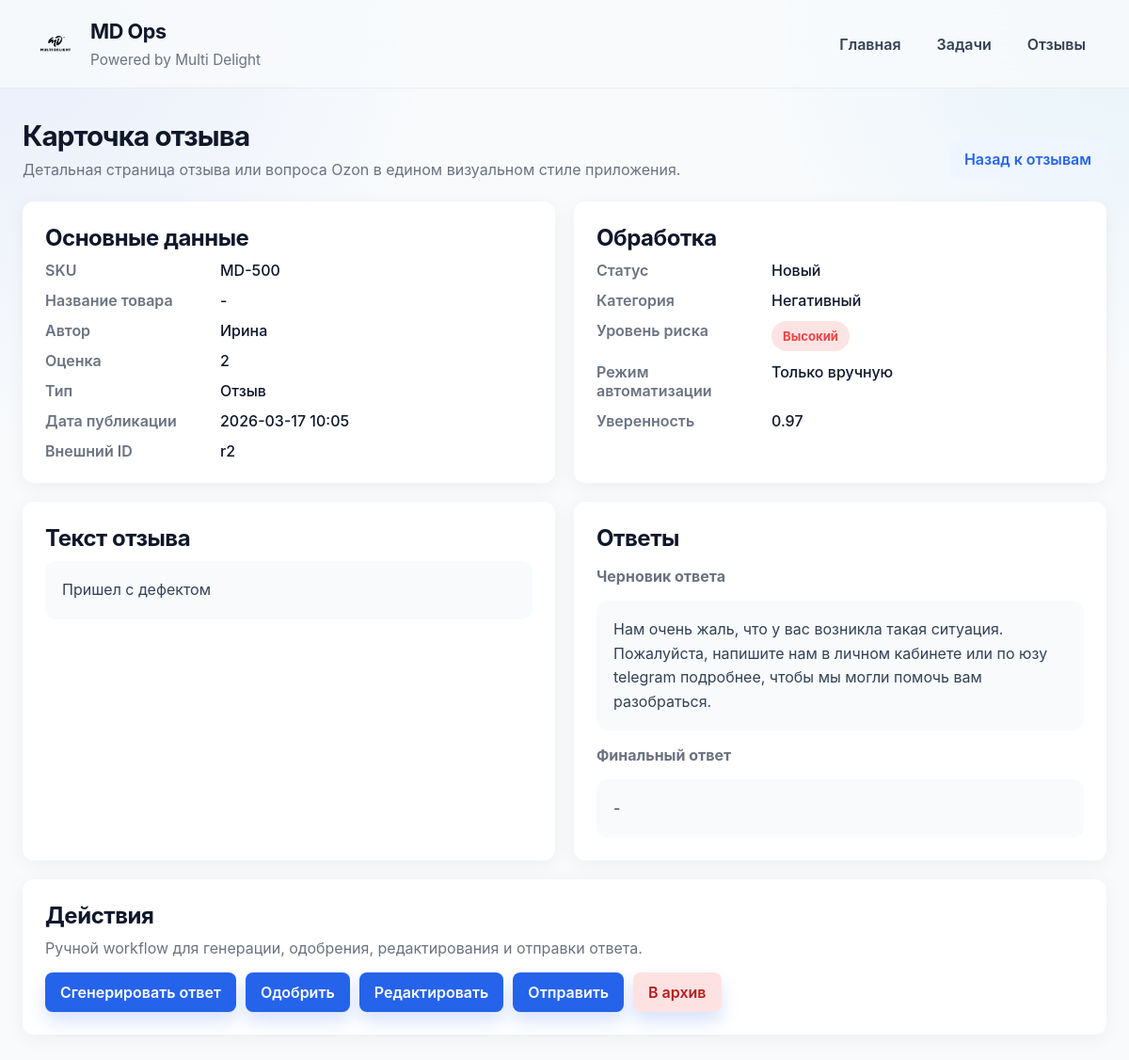
/reviews/2, run on the app's committed database.
### app/models.py (models this page shows)
class Review(Base):
    __tablename__ = "reviews"
    id: Mapped[int] = mapped_column(Integer, primary_key=True, index=True)
    external_id: Mapped[str] = mapped_column(String(100), unique=True, index=True, nullable=False)
    sku: Mapped[str] = mapped_column(String(100), default="", index=True)
    product_name: Mapped[str | None] = mapped_column(String(255), nullable=True)
    source_type: Mapped[str] = mapped_column(String(50), default="review")
    category: Mapped[str | None] = mapped_column(String(50), nullable=True)
    rating: Mapped[int | None] = mapped_column(Integer, nullable=True)
    author_name: Mapped[str | None] = mapped_column(String(120), nullable=True)
    text: Mapped[str] = mapped_column(Text, default="")
    published_at: Mapped[datetime | None] = mapped_column(DateTime, nullable=True)
    status: Mapped[str] = mapped_column(String(50), default="new")
    draft_reply: Mapped[str | None] = mapped_column(Text, nullable=True)
    final_reply: Mapped[str | None] = mapped_column(Text, nullable=True)
    automation_mode: Mapped[str] = mapped_column(String(50), default="review_required")
    processing_mode: Mapped[str] = mapped_column(String(50), default="требуется_проверка")
    confidence_score: Mapped[float | None] = mapped_column(Float, nullable=True)
    risk_level: Mapped[str] = mapped_column(String(50), default="medium")
    send_status: Mapped[str] = mapped_column(String(50), default="pending")
    sent_at: Mapped[datetime | None] = mapped_column(DateTime, nullable=True)
    last_automation_processed_at: Mapped[datetime | None] = mapped_column(DateTime, nullable=True)
    high_risk_notified_at: Mapped[datetime | None] = mapped_column(DateTime, nullable=True)
    created_at: Mapped[datetime] = mapped_column(DateTime, default=datetime.utcnow)
    updated_at: Mapped[datetime] = mapped_column(DateTime, default=datetime.utcnow, onupdate=datetime.utcnow)

### app/routers/reviews.py (the view)
@router.get("/{review_id}", response_class=HTMLResponse)
def review_detail_page(review_id: int, request: Request, db: Session = Depends(get_db)):
    review = db.query(Review).filter(Review.id == review_id).first()
    if review is None:
        raise HTTPException(status_code=404, detail="Review not found")
    return templates.TemplateResponse(
        "reviews/detail.html",
        {
            "request": request,
            "review": review,
            "edit_mode": request.query_params.get("edit") == "1",
            "message": request.query_params.get("message", ""),
        },
    )

### app/templates/reviews/detail.html (shortened to what this page needs)
{% extends "base.html" %}
{% set source_type_map = {
    "review": "Отзыв",
    "question": "Вопрос"
} %}
{% set category_map = {
    "позитив": "Позитивный",
    "нейтральный": "Нейтральный",
    "негатив": "Негативный",
    "вопрос": "Вопрос"
} %}
{% set review_status_map = {
    "new": "Новый",
    "drafted": "Черновик",
    "approved": "Одобрен",
    "sent": "Отправлен",
    "failed": "Ошибка",
    "archived": "Архив",
    "одобрен": "Одобрен",
    "отправлен": "Отправлен",
    "ошибка": "Ошибка",
    "архив": "Архив",
    "ручная_обработка": "Ручная обработка"
} %}
{% set risk_map = {
    "низкий": "Низкий",
    "средний": "Средний",
    "высокий": "Высокий",
    "low": "Низкий",
    "medium": "Средний",
    "high": "Высокий"
} %}
{% set automation_map = {
    "auto": "Авто",
    "review_required": "Нужна проверка",
    "manual_only": "Только вручную"
} %}
{% block content %}
<section class="page-header">
    <div>
        <h2>Карточка отзыва</h2>
        <p>Детальная страница отзыва или вопроса Ozon в едином визуальном стиле приложения.</p>
    </div>
    <a href="/reviews/" class="secondary-button">Назад к отзывам</a>
</section>
<section class="grid two-columns">
    <div class="card">
        <h2>Основные данные</h2>
        <dl class="detail-grid">
            <dt>SKU</dt>
            <dd>{{ review.sku or "-" }}</dd>
            <dt>Название товара</dt>
            <dd>{{ review.product_name or "-" }}</dd>
            <dt>Автор</dt>
            <dd>{{ review.author_name or "-" }}</dd>
            <dt>Оценка</dt>
            <dd>{{ review.rating if review.rating is not none else "-" }}</dd>
            <dt>Тип</dt>
            <dd>{{ source_type_map.get(review.source_type, review.source_type or "-") }}</dd>
            <dt>Дата публикации</dt>
            <dd>{{ review.published_at.strftime("%Y-%m-%d %H:%M") if review.published_at else "-" }}</dd>
            <dt>Внешний ID</dt>
            <dd>{{ review.external_id or "-" }}</dd>
        </dl>
    </div>
    <div class="card">
        <h2>Обработка</h2>
        <dl class="detail-grid">
            <dt>Статус</dt>
            <dd>{{ review_status_map.get(review.status, review.status or "-") }}</dd>
            <dt>Категория</dt>
            <dd>{{ category_map.get(review.category, review.category or "-") }}</dd>
            <dt>Уровень риска</dt>
            <dd><span class="risk-badge risk-{{ review.risk_level }}">{{ risk_map.get(review.risk_level, review.risk_level or "-") }}</span></dd>
            <dt>Режим автоматизации</dt>
            <dd>{{ automation_map.get(review.automation_mode, review.automation_mode or "-") }}</dd>
            <dt>Уверенность</dt>
            <dd>{{ "%.2f"|format(review.confidence_score) if review.confidence_score is not none else "-" }}</dd>
        </dl>
    </div>
</section>
<section class="grid two-columns">
    <div class="card">
        <h2>Текст отзыва</h2>
        <div class="content-box">{{ review.text or "-" }}</div>
    </div>
    <div class="card">
        <h2>Ответы</h2>
        <p><strong>Черновик ответа</strong></p>
        <div class="content-box">{{ review.draft_reply or "-" }}</div>
        <p><strong>Финальный ответ</strong></p>
        {% if edit_mode %}
        <form method="post" action="/reviews/{{ review.id }}/edit" class="stack">
            <textarea name="final_reply" rows="8">{{ review.final_reply or review.draft_reply or "" }}</textarea>
            <button type="submit">Сохранить финальный ответ</button>
        </form>
        {% else %}
        <div class="content-box">{{ review.final_reply or "-" }}</div>
        {% endif %}
    </div>
</section>
<section class="card">
    <div class="section-head">
        <div>
            <h2>Действия</h2>
            <p>Ручной workflow для генерации, одобрения, редактирования и отправки ответа.</p>
        </div>
    </div>
    <div class="actions-row">
        <form method="post" action="/reviews/{{ review.id }}/generate-reply">
            <button type="submit">Сгенерировать ответ</button>
        </form>
        <form method="post" action="/reviews/{{ review.id }}/approve">
            <button type="submit">Одобрить</button>
        </form>
        <form method="get" action="/reviews/{{ review.id }}">
            <button type="submit">Редактировать</button>
        </form>
        <form method="post" action="/reviews/{{ review.id }}/send">
            <button type="submit">Отправить</button>
        </form>
        <form method="post" action="/reviews/{{ review.id }}/archive">
            <button type="submit" class="danger-button">В архив</button>
        </form>
    </div>
</section>
{% endblock %}

### app/static/style.css (style rules this page uses)
:root { --bg: #f8fafc; --surface: #ffffff; --surface-soft: #f8fafc; --line: rgba(148, 163, 184, 0.18); --text: #0f172a; --muted: #6b7280; --primary: #2563eb; --primary-hover: #1d4ed8; --primary-soft: rgba(37, 99, 235, 0.1); --success: #22c55e; --warning: #f59e0b; --danger: #ef4444; --shadow: 0 4px 20px rgba(0, 0, 0, 0.05); --radius: 12px; }
* { box-sizing: border-box; }
html { scroll-behavior: smooth; }
body { margin: 0; font-family: Inter, system-ui, -apple-system, BlinkMacSystemFont, "Segoe UI", sans-serif; background: radial-gradient(circle at top left, rgba(37, 99, 235, 0.08), transparent 28%), radial-gradient(circle at top right, rgba(14, 165, 233, 0.08), transparent 24%), var(--bg); color: var(--text); }
a { color: var(--primary); text-decoration: none; }
.page-header { display: flex; justify-content: space-between; align-items: flex-end; gap: 20px; margin-bottom: 24px; }
.page-header h2 { margin: 0; font-size: 1.85rem; font-weight: 700; letter-spacing: -0.03em; }
.page-header p { margin: 8px 0 0; color: var(--muted); max-width: 760px; }
.grid { display: grid; gap: 20px; margin-bottom: 20px; }
.two-columns { grid-template-columns: repeat(auto-fit, minmax(320px, 1fr)); }
.card { background: var(--surface); border: none; border-radius: var(--radius); padding: 24px; box-shadow: var(--shadow); }
.card h2, .card h3 { margin: 0 0 10px; font-weight: 700; letter-spacing: -0.02em; }
.card p, small { color: var(--muted); }
.section-head { display: flex; justify-content: space-between; align-items: center; gap: 14px; margin-bottom: 16px; }
.section-head p { margin: 6px 0 0; }
.panel-actions, .actions-row, .filter-actions { display: flex; flex-wrap: wrap; gap: 10px; align-items: center; }
input, textarea, select, button { font: inherit; }
button, .secondary-button, .ghost-button, .danger-button { display: inline-flex; align-items: center; justify-content: center; gap: 8px; min-height: 42px; padding: 11px 16px; border-radius: 8px; font-weight: 600; border: none; cursor: pointer; transition: background-color 0.2s ease, transform 0.2s ease, box-shadow 0.2s ease, color 0.2s ease; }
button { background: var(--primary); color: #fff; box-shadow: 0 10px 18px rgba(37, 99, 235, 0.18); }
.secondary-button, .ghost-button { background: #eff6ff; color: var(--primary); box-shadow: none; }
.danger-button { background: #fee2e2; color: #b91c1c; }
.status-badge, .risk-badge { display: inline-flex; align-items: center; justify-content: center; gap: 8px; min-height: 32px; padding: 6px 12px; border-radius: 999px; font-size: 0.82rem; font-weight: 700; }
.risk-high, .risk-высокий { background: rgba(239, 68, 68, 0.14); color: var(--danger); }
.detail-grid { display: grid; grid-template-columns: 170px 1fr; gap: 12px 16px; margin: 0; }
.detail-grid dt { color: var(--muted); font-weight: 600; }
.detail-grid dd { margin: 0; color: var(--text); font-weight: 500; }
.content-box { padding: 18px; border-radius: 12px; background: var(--surface-soft); color: #334155; line-height: 1.6; }

### data on the page
Review: sku "MD-500", product_name "-", author_name "Ирина", rating "2", get "Отзыв", published_at "2026-03-17 10:05", external "r2", get "Новый", get "Негативный", get "Высокий", get "Только вручную", confidence_score "0.97", text "Пришел с дефектом", draft_reply "Нам очень жаль, что у вас возникла такая ситуация. Пожалуйста, напишите нам в личном кабинете или по юзу telegram подробнее, чтобы мы могли помочь вам разобраться.", final_reply "-"
